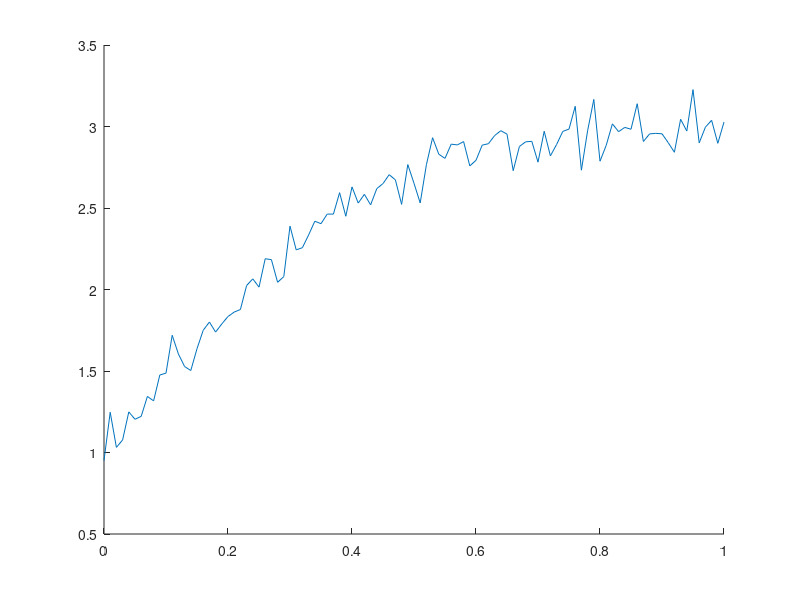

Recreate this plot in MATLAB. (Note: this script raises an error after producing the figure.)
function xout = do_optimization
% The true parameters
y0_true = 1;
A_true = 2;
B_true = 3;
T = (0:.01:1)';
ytrue =3./(1 + 2*exp(-6*T)) + 0.1*randn(size(T));
hold on;
plot(T,ytrue);
h = plot(T,nan*ytrue,'r');
set(h,'tag','solution');
x0 = [0.4 3.9 1.2];   % Just some Initial Condition
ub = [5 5 5];         % Upper bounds
lb = [0 0 0];         % Lower bounds
F = @(x) COST(x,T,ytrue);
xout = fmincon(F,x0,[],[],[],[],lb,ub); %<-- FMINCON is the optimizer
legend({'Experimental Data','Fitted Data'});

function COST = COST(x,T,ytrue)
y0 = x(1);
A = x(2);
B = x(3);
% The cost function calls the ODE solver.
[tout,yout] = ode45(@dydt,T,y0,[],A,B);
COST = sum((yout - ytrue).^2);
h = findobj('tag','solution');
set(h,'ydata',yout);
title(['y0 = ' num2str(y0) '   ' 'A = ' num2str(A) '    B = ' num2str(B)]);
drawnow;

function yprime = dydt(t,y,A,B)
yprime = A*y*(B-y);